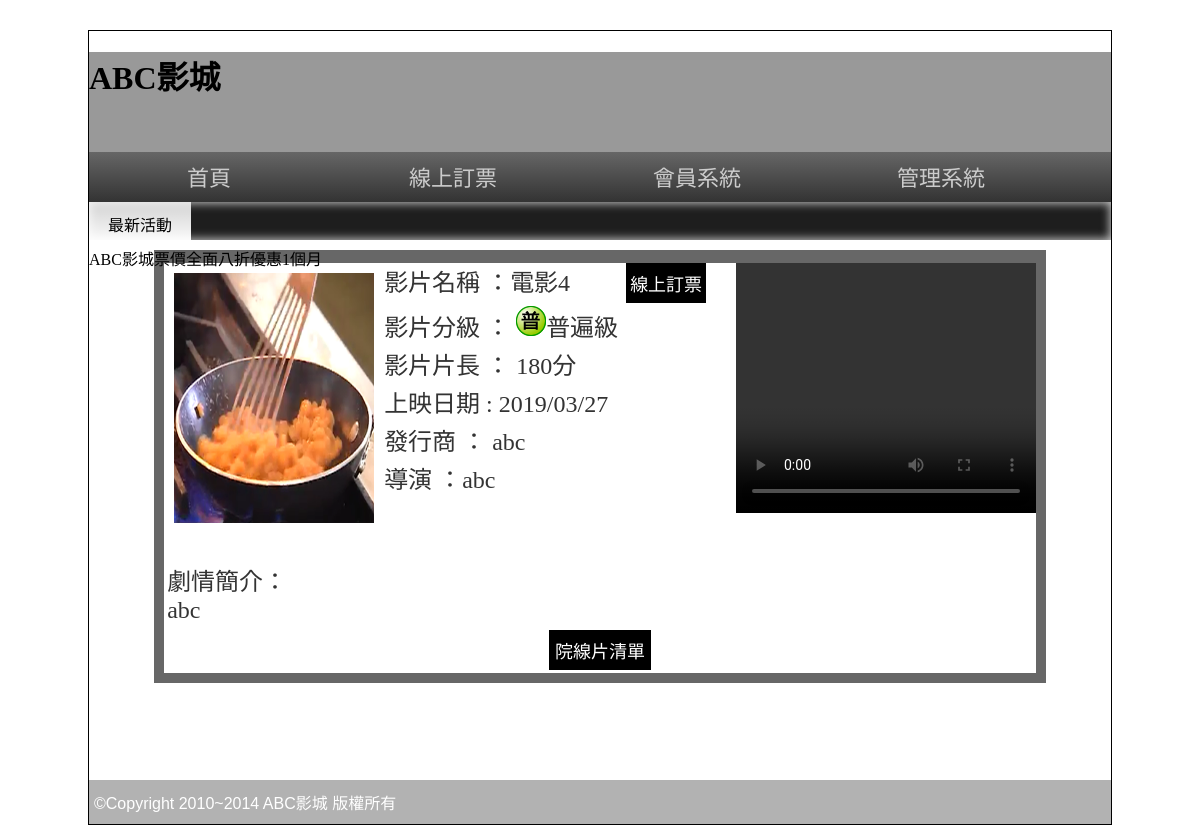
Screenshot of /movie.php?id=28 with the database file from the repository.
### tables this page shows
CREATE TABLE `movie` (
  `id` int(11) NOT NULL,
  `name` text NOT NULL COMMENT '片名',
  `level` text NOT NULL COMMENT '分級',
  `length` text NOT NULL COMMENT '片長',
  `ondate` text NOT NULL COMMENT '上映日期',
  `publish` text NOT NULL COMMENT '發行商',
  `director` text NOT NULL COMMENT '導演',
  `trailer` text NOT NULL COMMENT '預告片',
  `poster` text NOT NULL COMMENT '海報',
  `text` text NOT NULL COMMENT '簡介',
  `display` text NOT NULL COMMENT '顯示',
  `seq` text NOT NULL COMMENT '順序'
);

### sql.php (called while the page is built, shortened)
<?php
	$pdo = new PDO("mysql:host=localhost;dbname=dbxx3;charset=utf8", "root", "");
	function All($sql)
	{
		global $pdo;
		return $pdo->query($sql)->fetchAll();
	}
	$level = array("", "普遍級", "保護級", "輔導級", "限制級");
?>

### movie.php (the view, shortened to what this page needs)
<!DOCTYPE html PUBLIC "-//W3C//DTD XHTML 1.0 Transitional//EN" "http://www.w3.org/TR/xhtml1/DTD/xhtml1-transitional.dtd">
<html xmlns="http://www.w3.org/1999/xhtml">
<head>
<link rel="stylesheet" href="css/css.css">
<link href="Profile page_files/s2.css" rel="stylesheet" type="text/css">
</head>
<?php
	include("sql.php");
	$row = All("select * from movie where id = ".$_GET["id"])[0];
?>
<body>
<div id="main">
  <div id="top" style=" background:#999 center; background-size:cover; " title="替代文字">
    <h1>ABC影城</h1>
  </div>
  <div id="top2"> <a href="index.php">首頁</a> <a href="book.php">線上訂票</a> <a href="#">會員系統</a> <a href="admin.php">管理系統</a> </div>
   <div id="text"> <span class="ct">最新活動</span>
    <marquee direction="right">
    ABC影城票價全面八折優惠1個月
    </marquee>
  </div>
  <div id="mm">
    <div class="tab rb" style="width:87%;">
      <div style="background:#FFF; width:100%; color:#333; text-align:left">
        <video src="img/<?=$row["trailer"]?>" width="300px" height="250px" controls="" style="float:right;"></video>
        <font style="font-size:24px"> <img src="img/<?=$row["poster"]?>" width="200px" height="250px" style="margin:10px; float:left">
        <p style="margin:3px">影片名稱 ：<?=$row["name"]?>
          <input type="button" value="線上訂票" onclick="window.location='book.php?id=<?=$_GET["id"]?>'" style="margin-left:50px; padding:2px 4px" class="b2_btu">
        </p>
        <p style="margin:3px">影片分級 ： <img src="img/<?=$row["level"]?>.png" style="display:inline-block;"><?=$level[ $row["level"] ] ?></p>
        <p style="margin:3px">影片片長 ： <?=$row["length"]?>分</p>
        <p style="margin:3px">上映日期 : <?=date("Y/m/d", $row["ondate"])?></p>
        <p style="margin:3px">發行商 ： <?=$row["publish"]?></p>
        <p style="margin:3px">導演 ：<?=$row["director"]?> </p>
        <br>
        <br>
        <p style="margin:10px 3px 3px 3px; word-break:break-all"> 劇情簡介：<br><?=$row["text"]?>
        </p>
        </font>
        <table width="100%" border="0">
          <tbody>
            <tr>
              <td align="center"><input type="button" value="院線片清單" onclick="window.location='index.php'"></td>
            </tr>
          </tbody>
        </table>
      </div>
    </div>
  </div>
  <div id="bo"> ©Copyright 2010~2014 ABC影城 版權所有 </div>
</div>
</body>
</html>

### css/css.css (style rules this page uses)
body { background:url(../icon/b.png); font-family:微軟正黑體; }
input[type='button'],input[type='submit'],input[type='reset'],button,.button { min-width:70px; min-height:40px; background:#000; color:#fff; border:none; cursor:pointer; font-size:18px; text-decoration:none; }
#main { width:1022px; min-height:766px; border:#000 1px solid; margin:30px auto 10px auto; }
#top { display:block; height:100px; }
#top2 { display:block; height:50px; background: -webkit-linear-gradient(top,#666,#333); background: -ms-linear-gradient(top,#666,#333); background: -moz-linear-gradient(top,#666,#333); background: linear-gradient(top,#666,#333); }
#top2 a { display:inline-block; width:200px; padding:12px 20px 12px 20px; text-align:center; color:#ccc; text-decoration:none; font:normal 22px/26px Open Sans,'微軟正黑體'; transition:all ease-in .3s; }
#text { display:block; height:38px; box-shadow:#CCC 0px 0px 10px 1px inset; background-color: #1e1e1e; }
#text span { width:10%; display:inline-block; padding:10px 0px 10px 0px; vertical-align:top; background: -ms-linear-gradient(top,rgba(255,255,255,0.8),rgba(255,255,255,1)); background: -webkit-linear-gradient(top,rgba(255,255,255,0.8),rgba(255,255,255,1)); background: -moz-linear-gradient(top,rgba(255,255,255,0.8),rgba(255,255,255,1)); background: linear-gradient(top,rgba(255,255,255,0.8),rgba(255,255,255,1)); }
#mm { padding:10px; min-height:520px; }
#bo { padding:10px 5px 10px 5px; min-height:20px; display:block; color:#FFF; font-family:Arial, Helvetica, sans-serif,'微軟正黑體'; font-weight:500; background:rgba(0,0,0,0.3); }
.ct { text-align:center; }
.rb { background:rgba(39,39,39,0.7); color:rgba(255,255,255,0.9); }
.tab { width:80%; display:block; margin-left:auto; margin-right:auto; min-height:100px; padding:10px; }

### rows the page displays
movie: poster (picture), name "電影4", level "普遍級", length "180", ondate "2019/03/27", publish "abc", director "abc", text "abc"
